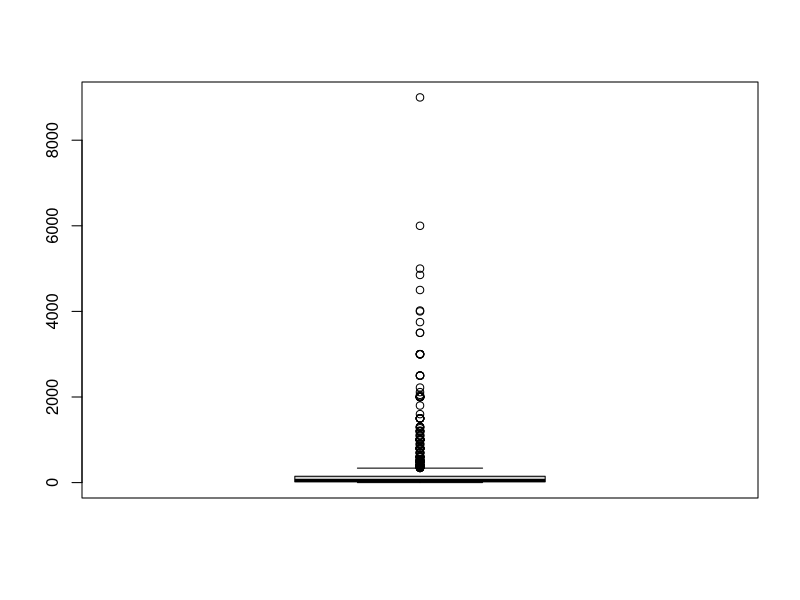
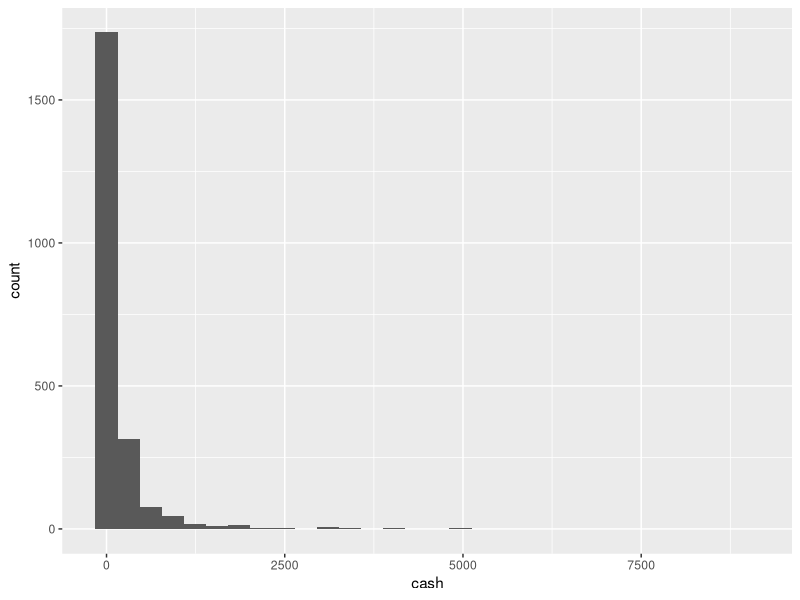
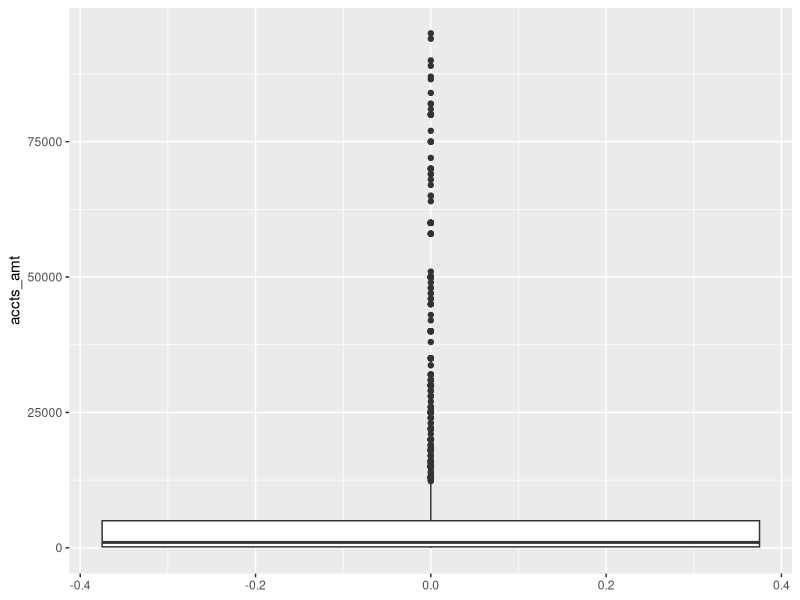
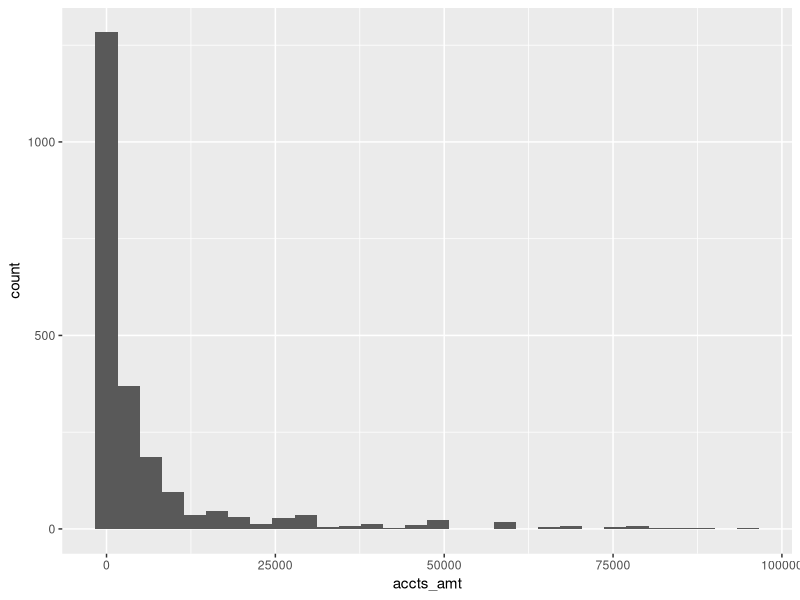
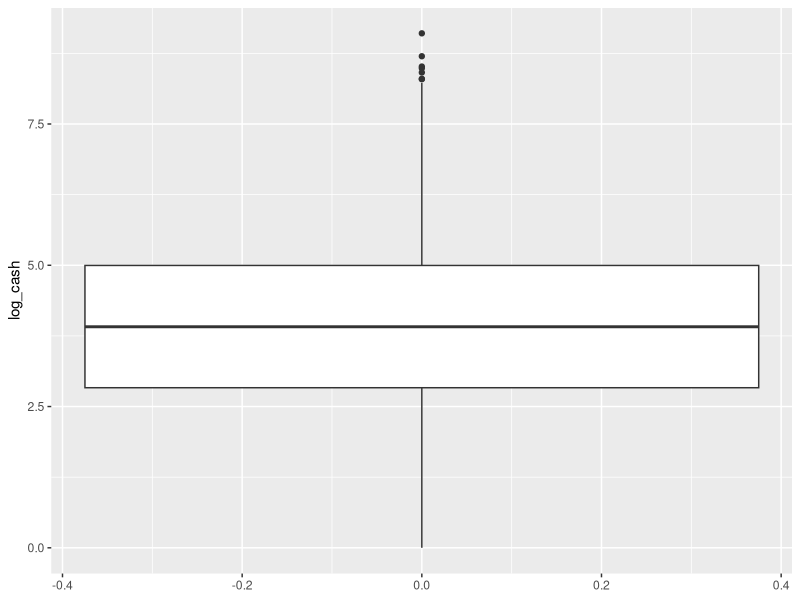
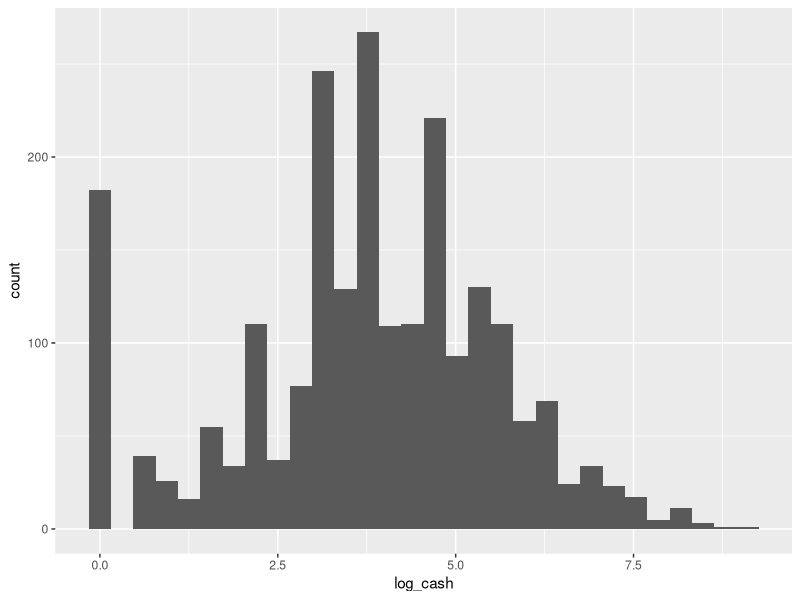
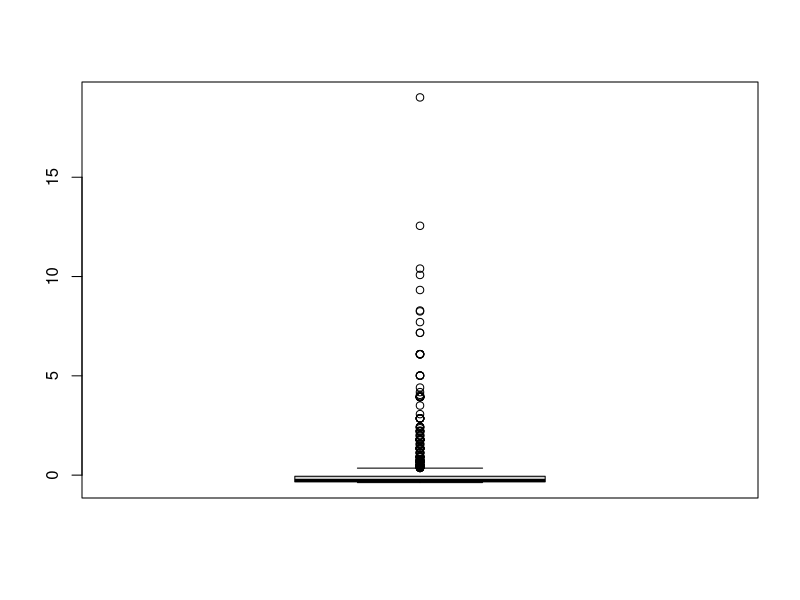
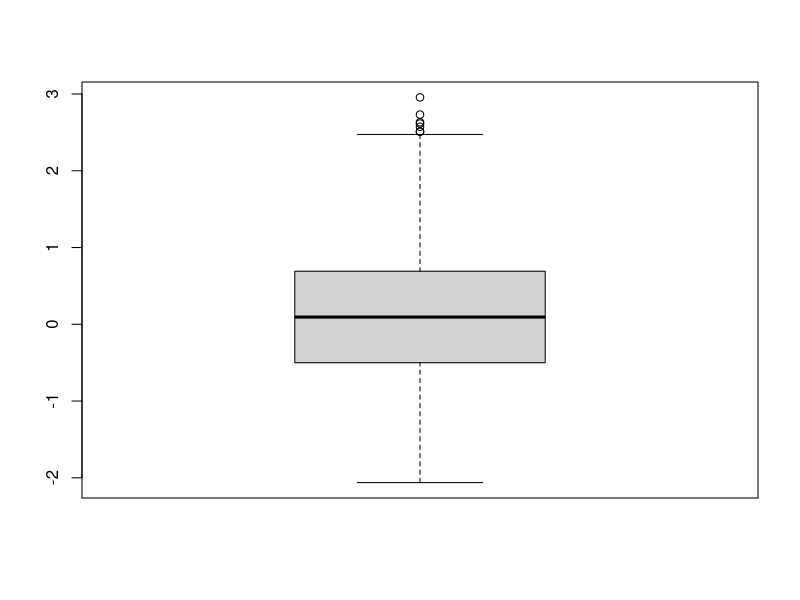

Write the R code that produced these figures, in order.
## ---- chunk 1
library(tidyverse)
# You will need ggplot2 to make plots.  
require("ggplot2")
# Load any other packages 

# Load the poverty data; remember to put the csv file in a data sub-folder!
poverty.full <- read.csv("data/poverty.csv")
poverty.dropped <- read.csv("data/poverty.csv") %>% na.omit()
summary(poverty.full)
summary(poverty.dropped)
## ---- chunk 2
# Your code for the cash variable goes here
# can remove x-axis values which are meaningless through this code
boxplot(poverty.dropped$cash)
# boxplot
#poverty.dropped %>%
#  ggplot(aes(y = cash)) + 
 # geom_boxplot()

poverty.dropped %>%
  ggplot(aes(x = cash)) +
  geom_histogram()

summary(poverty.dropped$cash)
mean(poverty.dropped$cash)
median(poverty.dropped$cash)
sd(poverty.dropped$cash)
range(poverty.dropped$cash)
quantile(poverty.dropped$cash, probs = c(0, 0.10, 0.5, 0.90, 1))
IQR(poverty.dropped$cash)
## ---- chunk 3
# Your code for the accounts variable goes here
#boxplot(poverty.dropped$accts_amt)
# boxplot
poverty.dropped %>%
  ggplot(aes(y = accts_amt)) + 
  geom_boxplot()

poverty.dropped %>%
  ggplot(aes(x = accts_amt)) +
  geom_histogram()

summary(poverty.dropped$accts_amt)
mean(poverty.dropped$accts_amt)
median(poverty.dropped$accts_amt)
sd(poverty.dropped$accts_amt)
range(poverty.dropped$accts_amt)
quantile(poverty.dropped$accts_amt, probs = c(0, 0.10, 0.5, 0.90, 1))
IQR(poverty.dropped$accts_amt)
## ---- chunk 4
### Log transformation code for 3a
# Feel free to move this code where you need it 

# Log-transform money in cash
# poverty$log_cash <- poverty$cash
# poverty$log_cash[poverty$log_cash == 0] <- 1
# poverty$log_cash <- log(poverty$log_cash)

## ---- chunk 5
# Your code for 3a goes here
poverty.dropped$log_cash <- poverty.dropped$cash
poverty.dropped$log_cash[poverty.dropped$log_cash == 0] <- 1
poverty.dropped$log_cash <- log(poverty.dropped$log_cash)

summary(poverty.dropped$log_cash)
mean(poverty.dropped$log_cash)
median(poverty.dropped$log_cash)
sd(poverty.dropped$log_cash)
range(poverty.dropped$log_cash)
quantile(poverty.dropped$log_cash, probs = c(0, 0.10, 0.5, 0.90, 1))
IQR(poverty.dropped$log_cash)

#boxplot(poverty.dropped$log_cash)
# boxplot
poverty.dropped %>%
  ggplot(aes(y = log_cash)) + 
  geom_boxplot()
poverty.dropped %>%
  ggplot(aes(x = log_cash)) +
  geom_histogram()
## ---- chunk 6
# Your code for 4a goes here
poverty.dropped$z.cash = ((poverty.dropped$cash) - mean(poverty.dropped$cash))/sd(poverty.dropped$cash)

summary(poverty.dropped$z.cash)
sd(poverty.dropped$z.cash)
boxplot(poverty.dropped$z.cash)
mean(poverty.dropped$z.cash > 2)
mean(poverty.dropped$z.cash > 3)
## ---- chunk 7
# Your code for 4b goes here
poverty.dropped$z.log.cash = ((poverty.dropped$log_cash) - mean(poverty.dropped$log_cash))/sd(poverty.dropped$log_cash)

summary(poverty.dropped$z.log.cash)
sd(poverty.dropped$z.log.cash)
boxplot(poverty.dropped$z.log.cash)
mean(poverty.dropped$z.log.cash > 2)
mean(poverty.dropped$z.log.cash > 3)
## ---- chunk 8
# Your code for 5a goes here
means <- tapply(poverty.dropped$stroop_time, poverty.dropped$treatment, mean)
# look at those means
means
# take the difference between elements of that vector of means
means[2] - means[1]

medians <- tapply(poverty.dropped$stroop_time, poverty.dropped$treatment,median)
medians
medians[2] - medians[1]
## ---- chunk 9
# Your code for 5b goes here
poverty.dropped %>%
  ggplot(aes(x = factor(treatment), y = stroop_time)) +
  geom_boxplot() +
  labs(x = 'Treatment Condition', y = 'Log_trasnformed Average Response Time')
poverty.dropped %>%
  ggplot(aes(x = stroop_time, fill = factor(treatment))) +
  geom_histogram(position = 'identity', alpha = 0.75)
## ---- chunk 10
# Your code for 6a goes here
#Before Payday
povertyB.dropped <- poverty.dropped %>%
  filter(treatment == "Before Payday")
povertyB.dropped %>%
  ggplot(aes(x = log_cash, y = stroop_time, color = factor(treatment))) +
  geom_point() +
  labs(x = 'Financial Condition (Log-transformed Cash)', y = 'Cognitive Performance', title = 'Fincancial Condition vs Cognitive Performance (Before Payday (Treatment Group))')

# After Payday
povertyA.dropped <- poverty.dropped %>%
  filter(treatment == "After Payday")
povertyA.dropped %>%
  ggplot(aes(x = log_cash, y = stroop_time, color = factor(treatment))) +
  geom_point() +
  labs(x = 'Financial Condition (Log-transformed Cash)', y = 'Cognitive Performance', title = 'Fincancial Condition vs Cognitive Performance (After Payday (Control Group))')
# side by side scatter plot for better comparison and interpretation
poverty.dropped %>%
  ggplot(aes(x = log_cash, y = stroop_time)) +
  geom_point() +
  facet_wrap(~treatment)

# Linear Correlation
cor(povertyB.dropped$log_cash, povertyB.dropped$stroop_time)
cor(povertyA.dropped$log_cash, povertyA.dropped$stroop_time)
## ---- chunk 11
# Your code for 6b goes here
